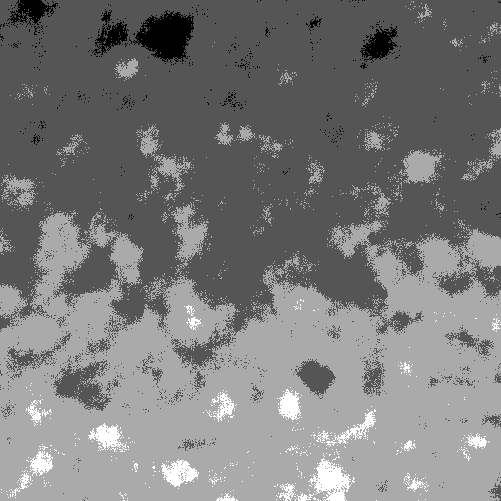
#> input picture SpeckleSizeCode/MATLAB/20190924-200ms_20mW_Ave15_Gray_10X0.4_31.tif, 501 x 501 px, found by its file name
$ python HoughTransform.py
#> lines starting #> are read from the running program, lines starting #| are printed output that depends on the picture; after the words box and inside, x2 and y2 are one past the last pixel; in counts of white or black regions, pixels touching at a corner belong together
import numpy as np
from matplotlib import pyplot as plt
from cv2 import cv2
import statistics as st
from operator import itemgetter

class HoughImage:

    def __init__(self,path,style='none'):
#> called with style = 'full_threshold'
        self.img = cv2.imread(path,0)
#> self.img is the input picture: shape (501, 501); min 10, max 13, mean 11.45
        self.output = self.img.copy()
        self.AvgR = 0
        self.radiusArray = []
        self.detection_cercles = 0
        self.nbCercles = 0
        self.thresh = self.img.copy()
        self.AvgBrightness = 0
        self.median = 0
        self.style = style

    def avgScaleVal(self):
        gray = 0
        pixels = 0
        a,b = self.img.shape
#> a = 501; b = 501
        for x in range(a):
            for y in range(b):
                gray += self.img[x,y]
                pixels += 1
#> after the loop, gray = 2872709; pixels = 251001
        self.AvgBrightness = gray // pixels
#> self.AvgBrightness = 11


    def Imaging(self):
        self.avgScaleVal()
        length,width = self.img.shape
#> length = 501; width = 501
        #the filter is not perfect for this section, some images may work better than others. It is possible to play with the
        #integers to get a better contrast depending on the image. They correspond to the change in grayscale value based on the
        #grayscale value of the analysed pixel.
        arrayformedian = []
        dicof = {}
        for i in range(length):
            for j in range(width):
                arrayformedian.append(self.img[i,j])
                if self.img[i,j] not in dicof.keys():
                    dicof[self.img[i,j]] = 1
                else:
                    dicof[self.img[i,j]] = dicof[self.img[i,j]] + 1
#> after the loop, arrayformedian = 251001 items; dicof = {11: 135500, 10: 4538, 12: 105690, 13: 5273}
        dicof_items = dicof.items()
        sorted_items = sorted(dicof_items)
#> sorted_items = [(10, 4538), (11, 135500), (12, 105690), (13, 5273)]

        self.median = st.median(arrayformedian)
#> self.median = 11
        maximum = max(arrayformedian)
#> maximum = 13
        minimum = min(arrayformedian)
#> minimum = 10
        rangegr = maximum - minimum
#> rangegr = 3
        print(maximum)
#| 13
        print(minimum)
#| 10
        print(self.median)
#| 11
        print(self.AvgBrightness)
#| 11
        print(dicof)
#| {11: 135500, 10: 4538, 12: 105690, 13: 5273}
        print(sorted_items)
#| [(10, 4538), (11, 135500), (12, 105690), (13, 5273)]
        print(length)
#| 501
        print(width)
#| 501

        nbpix = length * width
#> nbpix = 251001
        thresh1 = nbpix * 0.66
#> thresh1 = 165660.7
        thresh2 = nbpix * 0.87
#> thresh2 = 218370.9
        thresh3 = nbpix * 0.94
#> thresh3 = 235940.9

        threshvalue = 0
        val1 = 0
        val2 = 0
        val3 = 0
        for colours in sorted_items:
            threshvalue += colours[1]
            if threshvalue >= thresh1 and threshvalue < thresh2 and val1 == 0:
                val1 = colours[0]
            if threshvalue >= thresh2 and threshvalue < thresh3 and val2 == 0:
                val2 = colours[0]
            if threshvalue >= thresh3 and val3 == 0:
                val3 = colours[0]
#> this loop made 4 passes
#> (colours, threshvalue, val3) on pass 3: ((12, 105690), 245728, 12)
#> (colours, threshvalue) on passes 1, 2, 4: ((10, 4538), 4538), ((11, 135500), 140038), ((13, 5273), 251001)
#> after the loop, threshvalue = 251001; val1 = 0; val2 = 0; val3 = 12

        print(val1)
#| 0
        print(val2)
#| 0
        print(val3)
#| 12
        if self.style == 'full_threshold':
            for i in range(length):
                for j in range(width):
                    if self.img[i,j] > val3 :
                        self.thresh[i,j] = 255
                    if self.img[i,j] <= val3:
                        self.thresh[i,j] = 0
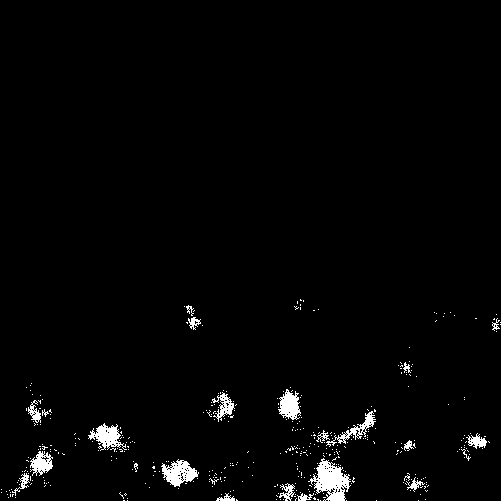
#> self.thresh: shape (501, 501); 2.1% white; 402 white regions (379 under 20 px), largest, box (x1, y1, x2, y2) and area: (308, 458, 351, 501) 955, (161, 459, 199, 487) 578, (88, 423, 127, 451) 492
        if self.style == 'none':
            for i in range(length):
                for j in range(width):
                    if self.img[i,j] >= val1 :
                        if self.img[i,j] < val2 :
                            self.thresh[i,j] = self.img[i,j] + 10
                        if self.img[i,j] >val3:
                            self.thresh[i,j] = 255
                        if self.img[i,j] >= val2 and self.img[i,j] <= val3:
                            self.thresh[i,j] = self.img[i,j] + 55
                    if self.img[i,j] < val1:
                        if self.img[i,j] < 10:
                            self.thresh[i,j] = 0
                        else:
                            self.thresh[i,j] = self.img[i,j] - 10


    def houghDetect(self):
        self.Imaging()
        # it is possible to play with the values of the HoughCircles method to obtain a better distribution of hough circles.
        # dp is the inverse ratio of resolution, mindist is the minimal distance between the circles, param1 is the upper threshold
        # for the canny edge detector, param2 is the minimal grayscale value for a center to be detected, minRadius is the minimal
        #radius of the circle and the same logic applies to maxRadius. If the min and max values are unknown it is possible to set
        #them to 0
        cercles = cv2.HoughCircles(self.thresh, cv2.HOUGH_GRADIENT, 1, 6, param1=10, param2=8, minRadius=1, maxRadius=6)
#> cercles = 19 rows, first 8: [221.5, 395.5, 5.2], [343.5, 434.5, 3.8], [216.5, 405.5, 5.2], [292.5, 415.5, 3.8], [215.5, 478.5, 5.2], [31.5, 410.5, 5.2], [481.5, 440.5, 5.2], [222.5, 401.5, 4]
        self.detection_cercles = np.uint16(np.around(cercles))
#> self.detection_cercles = 19 rows, first 8: [222, 396, 5], [344, 434, 4], [216, 406, 5], [292, 416, 4], [216, 478, 5], [32, 410, 5], [482, 440, 5], [222, 402, 4]
        for (x, y, r) in self.detection_cercles[0, :]:
            cv2.circle(self.output, (x,y), r, (255, 0 , 0), 1)
#> this loop made 19 passes
#> (x, y, r) on passes 1 to 12: (222, 396, 5), (344, 434, 4), (216, 406, 5), (292, 416, 4), (216, 478, 5), (32, 410, 5), (482, 440, 5), (222, 402, 4), (134, 466, 4), (174, 468, 5), (470, 442, 2), (310, 448, 5)
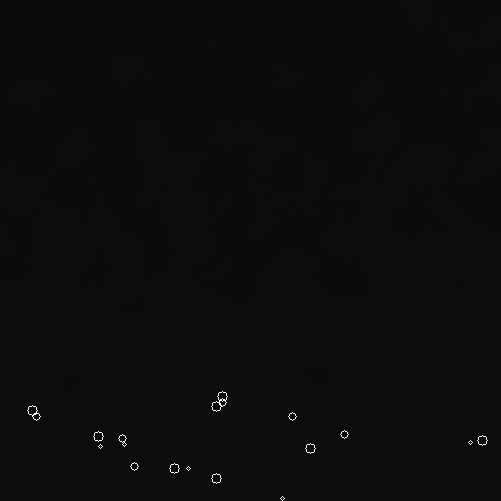
#> self.output: shape (501, 501); 0.15% of pixels changed, all inside (x1, y1, x2, y2) = (27, 391, 488, 501)

    def circleData(self):
        # I used the emojis as variables to get the average radius value in my array
        self.houghDetect()
        ಠ_ಠ = 0
        ( º_ºノ) = 0
        for (x,y,r) in self.detection_cercles[0, :]:
            ಠ_ಠ += r
            ( º_ºノ) += 1
            self.radiusArray += [r]
#> this loop made 19 passes
#> (x, y, r, ಠ_ಠ, self.radiusArray) on passes 1 to 12: (222, 396, 5, 5, [5]), (344, 434, 4, 9, [5, 4]), (216, 406, 5, 14, [5, 4, 5]), (292, 416, 4, 18, [5, 4, 5, 4]), (216, 478, 5, 23, [5, 4, 5, 4, 5]), (32, 410, 5, 28, [5, 4, 5, 4, 5, 5]), (482, 440, 5, 33, [5, 4, 5, 4, 5, 5, 5]), (222, 402, 4, 37, [5, 4, 5, 4, 5, 5, 5, 4]), (134, 466, 4, 41, [5, 4, 5, 4, 5, 5, 5, 4, 4]), (174, 468, 5, 46, [5, 4, 5, 4, 5, 5, 5, 4, 4, 5]), (470, 442, 2, 48, [5, 4, 5, 4, 5, 5, 5, 4, 4, 5, 2]), (310, 448, 5, 53, [5, 4, 5, 4, 5, 5, 5, 4, 4, 5, 2, 5])
#> after the loop, o_oノ = 19; ಠ_ಠ = 74
        self.AvgR = ಠ_ಠ // ( º_ºノ)
#> self.AvgR = 3
        self.nbCercles = len(self.radiusArray)
#> self.nbCercles = 19
#> in showGraph, `n,bins,patches = plt.hist(self.radiusArray,bins=np.arange(11)-0.5,face..`: n = [0, 0, 5, 0, 6, 8, 0, 0, 0, 0]; bins = [-0.5, 0.5, 1.5, 2.5, 3.5, 4.5, 5.5, 6.5, 7.5, 8.5, 9.5]; patches = 10 items
#> in showGraph, `plt.show()`:
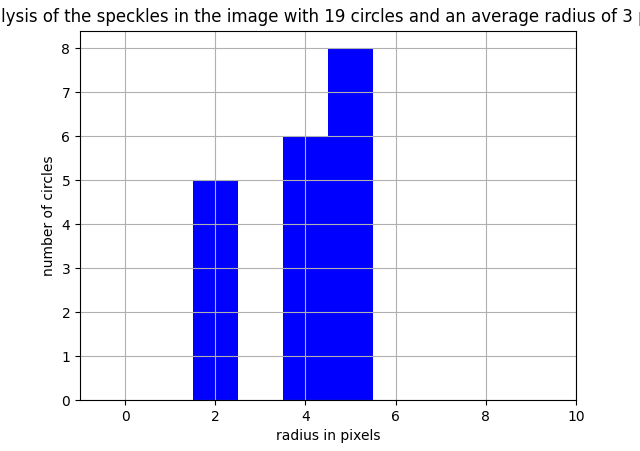
#> figure drawn by matplotlib, 1 panel; tallest bar 8 high, from x = 4.5 to 5.5

    def showImage(self, nom):
        self.circleData()
#| 13
#| 10
#| 11
#| 11
#| {11: 135500, 10: 4538, 12: 105690, 13: 5273}
#| [(10, 4538), (11, 135500), (12, 105690), (13, 5273)]
#| 501
#| 501
#> the loop in Imaging (call 2), `for colours in sorted_items:` made 4 passes
#| 0
#| 0
#| 12
#> the loop in houghDetect (call 2), `for (x, y, r) in self.detection_cercles[0, :]:` made 19 passes
#> the loop in circleData (call 2), `for (x,y,r) in self.detection_cercles[0, :]:` made 19 passes
#> (x, y, r, ಠ_ಠ) on passes 2 to 13: (344, 434, 4, 9), (216, 406, 5, 14), (292, 416, 4, 18), (216, 478, 5, 23), (32, 410, 5, 28), (482, 440, 5, 33), (222, 402, 4, 37), (134, 466, 4, 41), (174, 468, 5, 46), (470, 442, 2, 48), (310, 448, 5, 53), (36, 416, 4, 57)
#> (x, y, r, ಠ_ಠ, self.radiusArray) on pass 1: (222, 396, 5, 5, [5, 4, 5, 4, 5, 5, 5, 4, 4, 5, 2, 5, 4, 4, 2, 5, 2, 2, 2, 5])
        resized_1 = cv2.resize(self.thresh,(800,800))
        resized_3 = cv2.resize(self.img,(800,800))
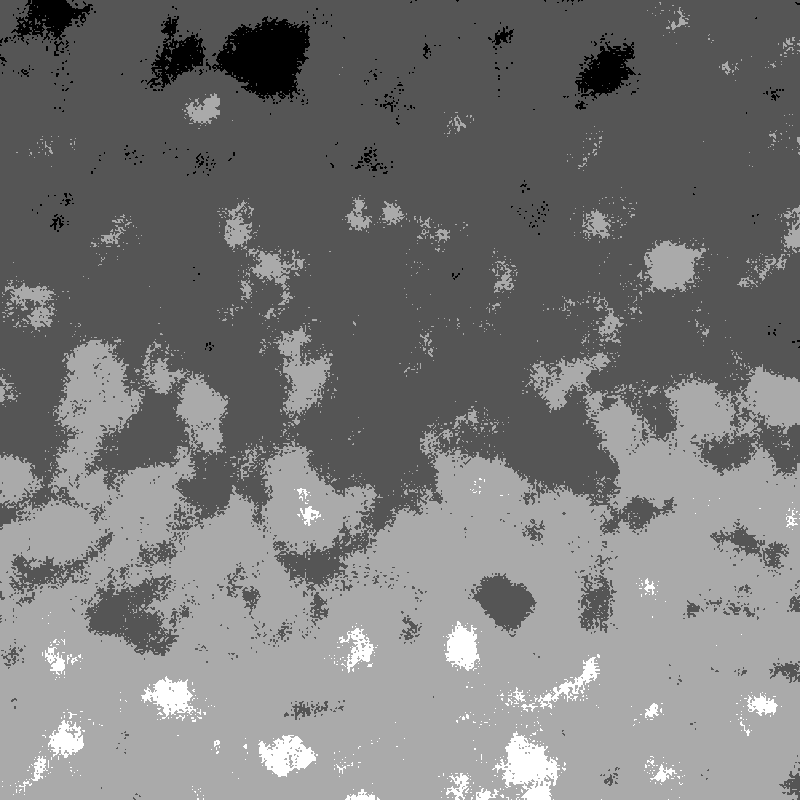
#> resized_3: shape (800, 800); min 10, max 13, mean 11.43; drawn with min black and max white
        resized_4 = cv2.resize(self.output,(800,800))
        if nom == 'threshold':
            cv2.imshow('treshold output',resized_1)
        if nom == 'image':
            cv2.imshow('input image',resized_3)
        if nom == 'output':
            cv2.imshow('output image',resized_4)
        if nom == 'all':
            cv2.imshow('treshold output',resized_1)
            cv2.imshow('input image',resized_3)
            cv2.imshow('output image',resized_4)
        cv2.waitKey(0)

    def showGraph(self):
        self.circleData()
        n,bins,patches = plt.hist(self.radiusArray,bins=np.arange(11)-0.5,facecolor='blue')
        plt.grid(True)
        plt.xlabel('radius in pixels')
        plt.ylabel('number of circles')
        plt.title('Analysis of the speckles in the image with {} circles and an average radius of {} pixels'.format(self.nbCercles,self.AvgR) )
        plt.show()


# enter the path of the image here; make sure that it is a raw string
q = HoughImage(r"C:\Users\ludod\Desktop\Stage_CERVO\speckle_imagery\20190924-SpeckleTest_10X0.4NA\20190924-200ms_20mW_Ave15_Gray_10X0.4_31.tif",style='full_threshold')

q.showGraph()
q.showImage('all')

$ run again, with SpeckleSizeCode/MATLAB/20190924-200ms_20mW_Ave15_Gray_10X0.4_1.tif copied over SpeckleSizeCode/MATLAB/20190924-200ms_20mW_Ave15_Gray_10X0.4_31.tif
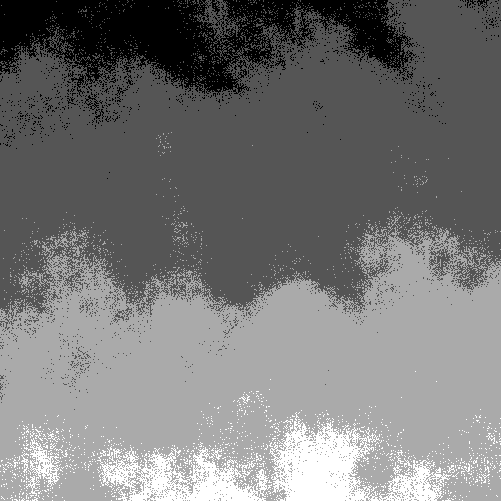
#> input picture SpeckleSizeCode/MATLAB/20190924-200ms_20mW_Ave15_Gray_10X0.4_1.tif, 501 x 501 px, found by its file name
#> in __init__, self.img is the input picture: shape (501, 501); min 14, max 17, mean 15.41
#> after the loop in avgScaleVal, `for x in range(a):`: gray = 3867226; pixels = 251001
#> self.AvgBrightness = 15
#> after the loop in Imaging, `for i in range(length):`: arrayformedian = 251001 items; dicof = {14: 22855, 15: 117440, 16: 96346, 17: 14360}
#> sorted_items = [(14, 22855), (15, 117440), (16, 96346), (17, 14360)]
#> self.median = 15
#> maximum = 17
#> minimum = 14
#> rangegr = 3
#| 17
#| 14
#| 15
#| 15
#| {14: 22855, 15: 117440, 16: 96346, 17: 14360}
#| [(14, 22855), (15, 117440), (16, 96346), (17, 14360)]
#| 501
#| 501
#> the loop in Imaging, `for colours in sorted_items:` made 4 passes
#> (colours, threshvalue, val3) on pass 3: ((16, 96346), 236641, 16)
#> after the loop in Imaging, `for colours in sorted_items:`: threshvalue = 251001; val1 = 0; val3 = 16
#| 0
#| 0
#| 16
#> after the loop in Imaging, `for i in range(length):`:
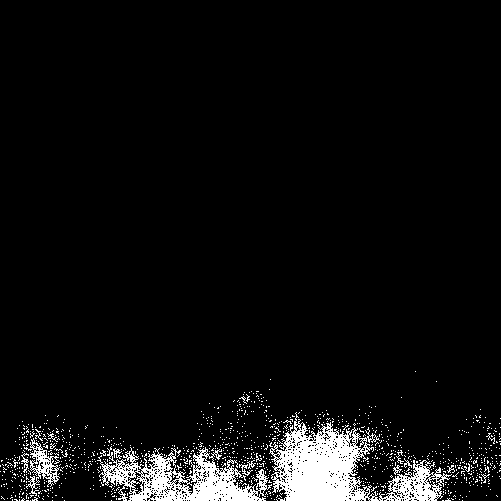
#> self.thresh: shape (501, 501); 5.7% white; 1082 white regions (1066 under 20 px), largest, box (x1, y1, x2, y2) and area: (269, 412, 452, 501) 6777, (97, 446, 272, 501) 4443, (26, 438, 60, 496) 644
#> cercles = 42 rows, first 8: [183.5, 471.5, 5.2], [26.5, 456.5, 5.2], [166.5, 466.5, 5.2], [322.5, 447.5, 5.2], [61.5, 473.5, 5.2], [164.5, 450.5, 5.2], [127.5, 489.5, 5.2], [148.5, 491.5, 5.2]
#> self.detection_cercles = 42 rows, first 8: [184, 472, 5], [26, 456, 5], [166, 466, 5], [322, 448, 5], [62, 474, 5], [164, 450, 5], [128, 490, 5], [148, 492, 5]
#> the loop in houghDetect, `for (x, y, r) in self.detection_cercles[0, :]:` made 42 passes
#> the loop in circleData, `for (x,y,r) in self.detection_cercles[0, :]:` made 42 passes
#> (x, y, r, ಠ_ಠ) on passes 21 to 28: (40, 426, 5, 104), (222, 438, 2, 106), (250, 456, 2, 108), (456, 462, 2, 110), (262, 400, 5, 115), (132, 474, 4, 119), (226, 442, 4, 123), (262, 478, 4, 127)
#> after the loop in circleData, `for (x,y,r) in self.detection_cercles[0, :]:`: o_oノ = 42; self.radiusArray = 42 values, max 5 at index 0, min 2 at index 21, mean 3.83; ಠ_ಠ = 161
#> self.AvgR = 3
#> self.nbCercles = 42
#> n = [0, 0, 14, 0, 7, 21, 0, 0, 0, 0]; bins = [-0.5, 0.5, 1.5, 2.5, 3.5, 4.5, 5.5, 6.5, 7.5, 8.5, 9.5]; patches = 10 items
#| 17
#| 14
#| 15
#| 15
#| {14: 22855, 15: 117440, 16: 96346, 17: 14360}
#| [(14, 22855), (15, 117440), (16, 96346), (17, 14360)]
#| 501
#| 501
#> the loop in Imaging (call 2), `for colours in sorted_items:` made 4 passes
#| 0
#| 0
#| 16
#> the loop in houghDetect (call 2), `for (x, y, r) in self.detection_cercles[0, :]:` made 42 passes
#> the loop in circleData (call 2), `for (x,y,r) in self.detection_cercles[0, :]:` made 42 passes
#> (x, y, r, ಠ_ಠ) on passes 1 to 8: (184, 472, 5, 5), (26, 456, 5, 10), (166, 466, 5, 15), (322, 448, 5, 20), (62, 474, 5, 25), (164, 450, 5, 30), (128, 490, 5, 35), (148, 492, 5, 40)
#> in showImage, `resized_3 = cv2.resize(self.img,(800,800))`:
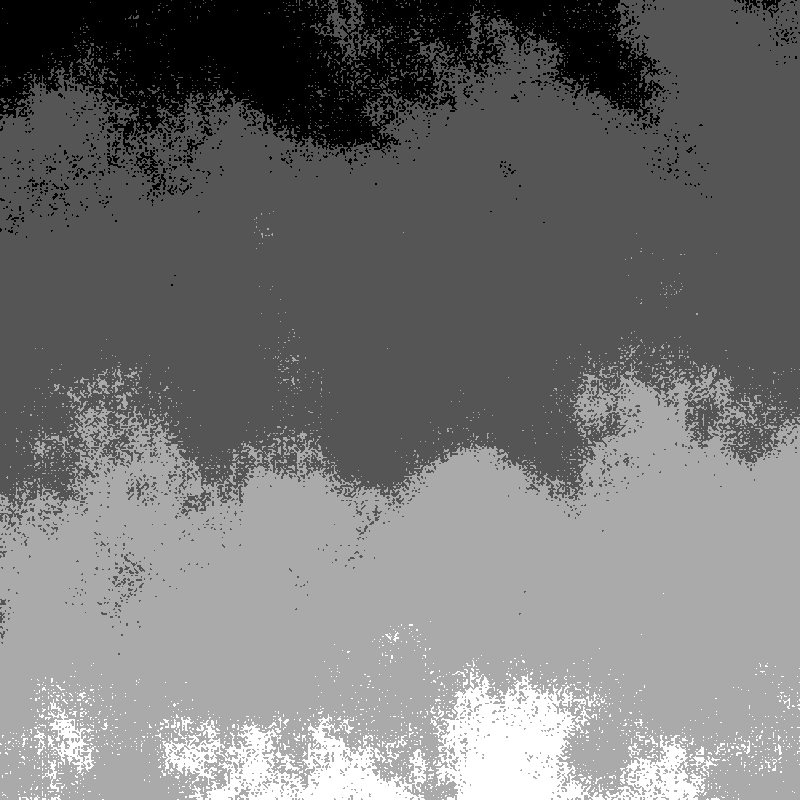
#> resized_3: shape (800, 800); min 14, max 17, mean 15.38; drawn with min black and max white
